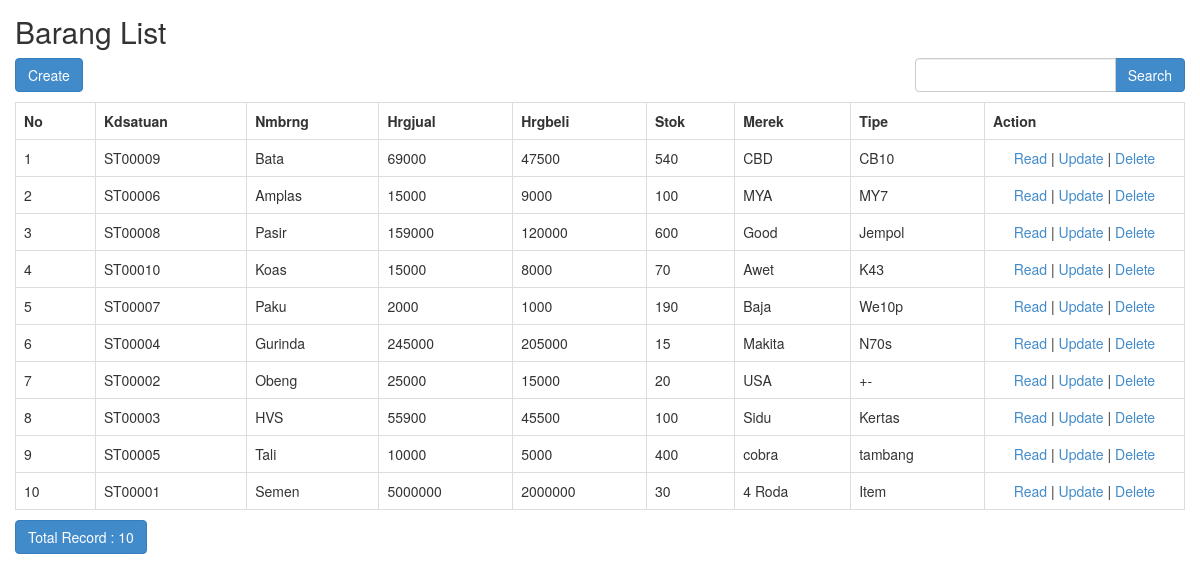
/index.php/barang, run on the app's committed database.
### tables this page shows
CREATE TABLE IF NOT EXISTS `barang` (
  `kdbrng` varchar(50) NOT NULL,
  `kdsatuan` varchar(10) DEFAULT NULL,
  `nmbrng` varchar(50) DEFAULT NULL,
  `hrgjual` double DEFAULT NULL,
  `hrgbeli` double DEFAULT NULL,
  `stok` int(11) DEFAULT NULL,
  `merek` varchar(50) DEFAULT NULL,
  `tipe` varchar(50) DEFAULT NULL,
  PRIMARY KEY (`kdbrng`),
  KEY `FK_barang_satuan` (`kdsatuan`),
  CONSTRAINT `FK_barang_satuan` FOREIGN KEY (`kdsatuan`) REFERENCES `satuan` (`kd_satuan`)
);

### application/controllers/Barang.php (called while the page is built, shortened)
<?php
class Barang extends CI_Controller
{
    function __construct()
    {
        $this->load->model('Barang_model');
        $this->load->library('form_validation');
    }
    public function index()
    {
        $q = urldecode($this->input->get('q', TRUE));
        $start = intval($this->input->get('start'));
        if ($q <> '') {
            $config['base_url'] = base_url() . 'barang/index.html?q=' . urlencode($q);
            $config['first_url'] = base_url() . 'barang/index.html?q=' . urlencode($q);
        } else {
            $config['base_url'] = base_url() . 'barang/index.html';
            $config['first_url'] = base_url() . 'barang/index.html';
        }
        $config['per_page'] = 10;
        $config['page_query_string'] = TRUE;
        $config['total_rows'] = $this->Barang_model->total_rows($q);
        $barang = $this->Barang_model->get_limit_data($config['per_page'], $start, $q);
        $this->load->library('pagination');
        $this->pagination->initialize($config);
        $data = array(
            'barang_data' => $barang,
            'q' => $q,
            'pagination' => $this->pagination->create_links(),
            'total_rows' => $config['total_rows'],
            'start' => $start,
        );
        $this->load->view('barang/barang_list', $data);
    }
}

### index.php (called while the page is built, shortened)
<?php
require_once BASEPATH.'core/CodeIgniter.php';

### application/config/config.php (called while the page is built, shortened)
<?php
$config['base_url'] = '';
$config['index_page'] = '';
$config['uri_protocol']	= 'REQUEST_URI';
$config['url_suffix'] = '.html';
$config['language']	= 'english';
$config['charset'] = 'UTF-8';
$config['enable_hooks'] = FALSE;
$config['subclass_prefix'] = 'MY_';
$config['composer_autoload'] = FALSE;
$config['permitted_uri_chars'] = 'a-z 0-9~%.:_\-';
$config['enable_query_strings'] = FALSE;
$config['controller_trigger'] = 'c';
$config['function_trigger'] = 'm';
$config['directory_trigger'] = 'd';
$config['allow_get_array'] = TRUE;
$config['log_threshold'] = 0;
$config['log_path'] = '';
$config['log_file_extension'] = '';
$config['log_file_permissions'] = 0644;
$config['log_date_format'] = 'Y-m-d H:i:s';
$config['error_views_path'] = '';
$config['cache_path'] = '';
$config['cache_query_string'] = FALSE;
$config['encryption_key'] = 'harviacode';
$config['sess_driver'] = 'files';
$config['sess_cookie_name'] = 'ci_session';
$config['sess_expiration'] = 7200;
$config['sess_save_path'] = NULL;
$config['sess_match_ip'] = FALSE;
$config['sess_time_to_update'] = 300;
$config['sess_regenerate_destroy'] = FALSE;
$config['cookie_prefix']	= '';
$config['cookie_domain']	= '';
$config['cookie_path']		= '/';
$config['cookie_secure']	= FALSE;
$config['cookie_httponly'] 	= FALSE;
$config['standardize_newlines'] = FALSE;
$config['global_xss_filtering'] = FALSE;
$config['csrf_protection'] = FALSE;
$config['csrf_token_name'] = 'csrf_test_name';
$config['csrf_cookie_name'] = 'csrf_cookie_name';
$config['csrf_expire'] = 7200;
$config['csrf_regenerate'] = TRUE;
$config['csrf_exclude_uris'] = array();
$config['compress_output'] = FALSE;
$config['time_reference'] = 'local';
$config['rewrite_short_tags'] = FALSE;
$config['proxy_ips'] = '';

### application/models/Barang_model.php (called while the page is built, shortened)
<?php
class Barang_model extends CI_Model
{
    public $table = 'barang';
    public $id = 'kdbrng';
    public $order = 'DESC';
    function total_rows($q = NULL) {
        $this->db->like('kdbrng', $q);
	$this->db->or_like('kdsatuan', $q);
	$this->db->or_like('nmbrng', $q);
	$this->db->or_like('hrgjual', $q);
	$this->db->or_like('hrgbeli', $q);
	$this->db->or_like('stok', $q);
	$this->db->or_like('merek', $q);
	$this->db->or_like('tipe', $q);
	$this->db->from($this->table);
        return $this->db->count_all_results();
    }
    function get_limit_data($limit, $start = 0, $q = NULL) {
        $this->db->order_by($this->id, $this->order);
        $this->db->like('kdbrng', $q);
	$this->db->or_like('kdsatuan', $q);
	$this->db->or_like('nmbrng', $q);
	$this->db->or_like('hrgjual', $q);
	$this->db->or_like('hrgbeli', $q);
	$this->db->or_like('stok', $q);
	$this->db->or_like('merek', $q);
	$this->db->or_like('tipe', $q);
	$this->db->limit($limit, $start);
        return $this->db->get($this->table)->result();
    }
}

### application/views/barang/barang_list.php (the view, shortened to what this page needs)
<!doctype html>
<html>
    <head>
        <link rel="stylesheet" href="<?php echo base_url('assets/bootstrap/css/bootstrap.min.css') ?>"/>
    </head>
    <body>
        <h2 style="margin-top:0px">Barang List</h2>
        <div class="row" style="margin-bottom: 10px">
            <div class="col-md-4">
                <?php echo anchor(site_url('barang/create'),'Create', 'class="btn btn-primary"'); ?>
            </div>
            <div class="col-md-4 text-center">
            </div>
            <div class="col-md-1 text-right">
            </div>
            <div class="col-md-3 text-right">
                <form action="<?php echo site_url('barang/index'); ?>" class="form-inline" method="get">
                    <div class="input-group">
                        <input type="text" class="form-control" name="q" value="<?php echo $q; ?>">
                        <span class="input-group-btn">
                          <button class="btn btn-primary" type="submit">Search</button>
                        </span>
                    </div>
                </form>
            </div>
        </div>
        <table class="table table-bordered" style="margin-bottom: 10px">
            <tr>
                <th>No</th>
		<th>Kdsatuan</th>
		<th>Nmbrng</th>
		<th>Hrgjual</th>
		<th>Hrgbeli</th>
		<th>Stok</th>
		<th>Merek</th>
		<th>Tipe</th>
		<th>Action</th>
            </tr><?php
            foreach ($barang_data as $barang)
            {
                ?>
                <tr>
			<td width="80px"><?php echo ++$start ?></td>
			<td><?php echo $barang->kdsatuan ?></td>
			<td><?php echo $barang->nmbrng ?></td>
			<td><?php echo $barang->hrgjual ?></td>
			<td><?php echo $barang->hrgbeli ?></td>
			<td><?php echo $barang->stok ?></td>
			<td><?php echo $barang->merek ?></td>
			<td><?php echo $barang->tipe ?></td>
			<td style="text-align:center" width="200px">
				<?php
				echo anchor(site_url('barang/read/'.$barang->kdbrng),'Read');
				echo ' | ';
				echo anchor(site_url('barang/update/'.$barang->kdbrng),'Update');
				echo ' | ';
				echo anchor(site_url('barang/delete/'.$barang->kdbrng),'Delete','onclick="javasciprt: return confirm(\'Are You Sure ?\')"');
				?>
			</td>
		</tr>
                <?php
            }
            ?>
        </table>
        <div class="row">
            <div class="col-md-6">
                <a href="#" class="btn btn-primary">Total Record : <?php echo $total_rows ?></a>
	    </div>
            <div class="col-md-6 text-right">
            </div>
        </div>
    </body>
</html>

### application/views/barang/barang_list.php (style rules this page uses)
body { padding: 15px; }

### data on the page
barang: kdsatuan "ST00009", nmbrng "Bata", hrgjual "69000", hrgbeli "47500", stok "540", merek "CBD", tipe "CB10", kdbrng "Read", kdbrng "Update", kdbrng "Delete"
barang: kdsatuan "ST00006", nmbrng "Amplas", hrgjual "15000", hrgbeli "9000", stok "100", merek "MYA", tipe "MY7", kdbrng "Read", kdbrng "Update", kdbrng "Delete"
barang: kdsatuan "ST00008", nmbrng "Pasir", hrgjual "159000", hrgbeli "120000", stok "600", merek "Good", tipe "Jempol", kdbrng "Read", kdbrng "Update", kdbrng "Delete"
barang: kdsatuan "ST00010", nmbrng "Koas", hrgjual "15000", hrgbeli "8000", stok "70", merek "Awet", tipe "K43", kdbrng "Read", kdbrng "Update", kdbrng "Delete"
barang: kdsatuan "ST00007", nmbrng "Paku", hrgjual "2000", hrgbeli "1000", stok "190", merek "Baja", tipe "We10p", kdbrng "Read", kdbrng "Update", kdbrng "Delete"
barang: kdsatuan "ST00004", nmbrng "Gurinda", hrgjual "245000", hrgbeli "205000", stok "15", merek "Makita", tipe "N70s", kdbrng "Read", kdbrng "Update", kdbrng "Delete"
barang: kdsatuan "ST00002", nmbrng "Obeng", hrgjual "25000", hrgbeli "15000", stok "20", merek "USA", tipe "+-", kdbrng "Read", kdbrng "Update", kdbrng "Delete"
barang: kdsatuan "ST00003", nmbrng "HVS", hrgjual "55900", hrgbeli "45500", stok "100", merek "Sidu", tipe "Kertas", kdbrng "Read", kdbrng "Update", kdbrng "Delete"
barang: kdsatuan "ST00005", nmbrng "Tali", hrgjual "10000", hrgbeli "5000", stok "400", merek "cobra", tipe "tambang", kdbrng "Read", kdbrng "Update", kdbrng "Delete"
barang: kdsatuan "ST00001", nmbrng "Semen", hrgjual "5000000", hrgbeli "2000000", stok "30", merek "4 Roda", tipe "Item", kdbrng "Read", kdbrng "Update", kdbrng "Delete"

### other printed values
anchor(site_url('barang/create'),'Create', 'class="btn btn-primary"') "Create"
$total_rows "10"
